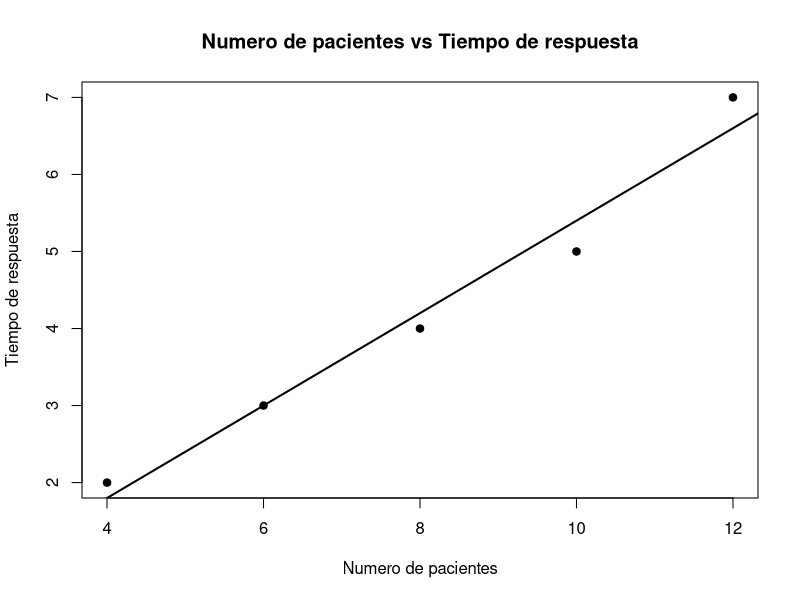

Recreate this plot in R.
## ---- chunk 1
#DATOS

x<-c(4,6,8,10,12)

y<-c(2,3,4,5,7)

#Correlación de pearsson

cor(x,y)

#Obtener coeficientes de la regresión
#Modelo
modelo <- lm(y ~ x)
coef(modelo)

#Cuando recibe una capacitacion de 12 horas de duración
predict(modelo,data.frame(x=12))

#gráfico

plot(x,y,main = "Numero de pacientes vs Tiempo de respuesta",
     
     xlab="Numero de pacientes",
     
     ylab="Tiempo de respuesta",
     
     pch=19)



abline(modelo,lwd=2)
